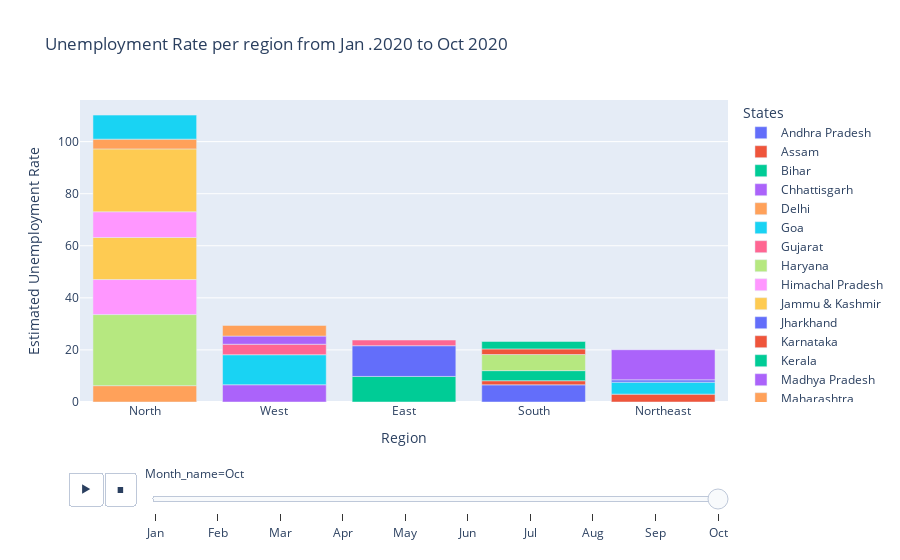

Notebook code for this chart:
### Markdown cell above
**Bar chart showing the unemployment rate per Region**

### Code cell
# Bar Plot formation 

unempRegion_df = df_cleaned[['Estimated Unemployment Rate','Region' , 'Month_name','States']]

fig = px.bar(unempRegion_df , y = 'Estimated Unemployment Rate' , x = 'Region' , animation_frame = 'Month_name' , color = 'States' , 
             height = 600 , title = 'Unemployment Rate per region from Jan .2020 to Oct 2020 ')

#Updating the x-axis category order to be in descending total
fig.update_layout(xaxis = {'categoryorder' : 'total descending' })

#Adjusting the animation frame duration
fig.layout.updatemenus[0].buttons[0].args[1]["frame"]["duration"] = 1000

# Showcasing the bar plot formed
fig.show()

### Figure 1 — Plotly figure (JSON) as saved in the notebook; plotly's stock layout.template omitted (floating-point values rounded to 4 significant figures)
{"data": [{"alignmentgroup": "True", "hovertemplate": "States=Andhra Pradesh<br>Month_name=Oct<br>Region=%{x}<br>Estimated Unemployment Rate=%{y}<extra></extra>", "legendgroup": "Andhra Pradesh", "marker": {"color": "#636efa", "pattern": {"shape": ""}}, "name": "Andhra Pradesh", "offsetgroup": "Andhra Pradesh", "orientation": "v", "showlegend": true, "textposition": "auto", "type": "bar", "x": ["South"], "xaxis": "x", "y": [6.59], "yaxis": "y"}, {"alignmentgroup": "True", "hovertemplate": "States=Assam<br>Month_name=Oct<br>Region=%{x}<br>Estimated Unemployment Rate=%{y}<extra></extra>", "legendgroup": "Assam", "marker": {"color": "#EF553B", "pattern": {"shape": ""}}, "name": "Assam", "offsetgroup": "Assam", "orientation": "v", "showlegend": true, "textposition": "auto", "type": "bar", "x": ["Northeast"], "xaxis": "x", "y": [3.02], "yaxis": "y"}, {"alignmentgroup": "True", "hovertemplate": "States=Bihar<br>Month_name=Oct<br>Region=%{x}<br>Estimated Unemployment Rate=%{y}<extra></extra>", "legendgroup": "Bihar", "marker": {"color": "#00cc96", "pattern": {"shape": ""}}, "name": "Bihar", "offsetgroup": "Bihar", "orientation": "v", "showlegend": true, "textposition": "auto", "type": "bar", "x": ["East"], "xaxis": "x", "y": [9.82], "yaxis": "y"}, {"alignmentgroup": "True", "hovertemplate": "States=Chhattisgarh<br>Month_name=Oct<br>Region=%{x}<br>Estimated Unemployment Rate=%{y}<extra></extra>", "legendgroup": "Chhattisgarh", "marker": {"color": "#ab63fa", "pattern": {"shape": ""}}, "name": "Chhattisgarh", "offsetgroup": "Chhattisgarh", "orientation": "v", "showlegend": true, "textposition": "auto", "type": "bar", "x": ["West"], "xaxis": "x", "y": [6.62], "yaxis": "y"}, {"alignmentgroup": "True", "hovertemplate": "States=Delhi<br>Month_name=Oct<br>Region=%{x}<br>Estimated Unemployment Rate=%{y}<extra></extra>", "legendgroup": "Delhi", "marker": {"color": "#FFA15A", "pattern": {"shape": ""}}, "name": "Delhi", "offsetgroup": "Delhi", "orientation": "v", "showlegend": true, "textposition": "auto", "type": "bar", "x": ["North"], "xaxis": "x", "y": [6.27], "yaxis": "y"}, {"alignmentgroup": "True", "hovertemplate": "States=Goa<br>Month_name=Oct<br>Region=%{x}<br>Estimated Unemployment Rate=%{y}<extra></extra>", "legendgroup": "Goa", "marker": {"color": "#19d3f3", "pattern": {"shape": ""}}, "name": "Goa", "offsetgroup": "Goa", "orientation": "v", "showlegend": true, "textposition": "auto", "type": "bar", "x": ["West"], "xaxis": "x", "y": [11.54], "yaxis": "y"}, {"alignmentgroup": "True", "hovertemplate": "States=Gujarat<br>Month_name=Oct<br>Region=%{x}<br>Estimated Unemployment Rate=%{y}<extra></extra>", "legendgroup": "Gujarat", "marker": {"color": "#FF6692", "pattern": {"shape": ""}}, "name": "Gujarat", "offsetgroup": "Gujarat", "orientation": "v", "showlegend": true, "textposition": "auto", "type": "bar", "x": ["West"], "xaxis": "x", "y": [4.03], "yaxis": "y"}, {"alignmentgroup": "True", "hovertemplate": "States=Haryana<br>Month_name=Oct<br>Region=%{x}<br>Estimated Unemployment Rate=%{y}<extra></extra>", "legendgroup": "Haryana", "marker": {"color": "#B6E880", "pattern": {"shape": ""}}, "name": "Haryana", "offsetgroup": "Haryana", "orientation": "v", "showlegend": true, "textposition": "auto", "type": "bar", "x": ["North"], "xaxis": "x", "y": [27.31], "yaxis": "y"}, {"alignmentgroup": "True", "hovertemplate": "States=Himachal Pradesh<br>Month_name=Oct<br>Region=%{x}<br>Estimated Unemployment Rate=%{y}<extra></extra>", "legendgroup": "Himachal Pradesh", "marker": {"color": "#FF97FF", "pattern": {"shape": ""}}, "name": "Himachal Pradesh", "offsetgroup": "Himachal Pradesh", "orientation": "v", "showlegend": true, "textposition": "auto", "type": "bar", "x": ["North"], "xaxis": "x", "y": [13.46], "yaxis": "y"}, {"alignmentgroup": "True", "hovertemplate": "States=Jammu & Kashmir<br>Month_name=Oct<br>Region=%{x}<br>Estimated Unemployment Rate=%{y}<extra></extra>", "legendgroup": "Jammu & Kashmir", "marker": {"color": "#FECB52", "pattern": {"shape": ""}}, "name": "Jammu & Kashmir", "offsetgroup": "Jammu & Kashmir", "orientation": "v", "showlegend": true, "textposition": "auto", "type": "bar", "x": ["North"], "xaxis": "x", "y": [16.14], "yaxis": "y"}, {"alignmentgroup": "True", "hovertemplate": "States=Jharkhand<br>Month_name=Oct<br>Region=%{x}<br>Estimated Unemployment Rate=%{y}<extra></extra>", "legendgroup": "Jharkhand", "marker": {"color": "#636efa", "pattern": {"shape": ""}}, "name": "Jharkhand", "offsetgroup": "Jharkhand", "orientation": "v", "showlegend": true, "textposition": "auto", "type": "bar", "x": ["East"], "xaxis": "x", "y": [11.8], "yaxis": "y"}, {"alignmentgroup": "True", "hovertemplate": "States=Karnataka<br>Month_name=Oct<br>Region=%{x}<br>Estimated Unemployment Rate=%{y}<extra></extra>", "legendgroup": "Karnataka", "marker": {"color": "#EF553B", "pattern": {"shape": ""}}, "name": "Karnataka", "offsetgroup": "Karnataka", "orientation": "v", "showlegend": true, "textposition": "auto", "type": "bar", "x": ["South"], "xaxis": "x", "y": [1.58], "yaxis": "y"}, {"alignmentgroup": "True", "hovertemplate": "States=Kerala<br>Month_name=Oct<br>Region=%{x}<br>Estimated Unemployment Rate=%{y}<extra></extra>", "legendgroup": "Kerala", "marker": {"color": "#00cc96", "pattern": {"shape": ""}}, "name": "Kerala", "offsetgroup": "Kerala", "orientation": "v", "showlegend": true, "textposition": "auto", "type": "bar", "x": ["South"], "xaxis": "x", "y": [3.88], "yaxis": "y"}, {"alignmentgroup": "True", "hovertemplate": "States=Madhya Pradesh<br>Month_name=Oct<br>Region=%{x}<br>Estimated Unemployment Rate=%{y}<extra></extra>", "legendgroup": "Madhya Pradesh", "marker": {"color": "#ab63fa", "pattern": {"shape": ""}}, "name": "Madhya Pradesh", "offsetgroup": "Madhya Pradesh", "orientation": "v", "showlegend": true, "textposition": "auto", "type": "bar", "x": ["West"], "xaxis": "x", "y": [3.13], "yaxis": "y"}, {"alignmentgroup": "True", "hovertemplate": "States=Maharashtra<br>Month_name=Oct<br>Region=%{x}<br>Estimated Unemployment Rate=%{y}<extra></extra>", "legendgroup": "Maharashtra", "marker": {"color": "#FFA15A", "pattern": {"shape": ""}}, "name": "Maharashtra", "offsetgroup": "Maharashtra", "orientation": "v", "showlegend": true, "textposition": "auto", "type": "bar", "x": ["West"], "xaxis": "x", "y": [4.1], "yaxis": "y"}, {"alignmentgroup": "True", "hovertemplate": "States=Meghalaya<br>Month_name=Oct<br>Region=%{x}<br>Estimated Unemployment Rate=%{y}<extra></extra>", "legendgroup": "Meghalaya", "marker": {"color": "#19d3f3", "pattern": {"shape": ""}}, "name": "Meghalaya", "offsetgroup": "Meghalaya", "orientation": "v", "showlegend": true, "textposition": "auto", "type": "bar", "x": ["Northeast"], "xaxis": "x", "y": [4.6], "yaxis": "y"}, {"alignmentgroup": "True", "hovertemplate": "States=Odisha<br>Month_name=Oct<br>Region=%{x}<br>Estimated Unemployment Rate=%{y}<extra></extra>", "legendgroup": "Odisha", "marker": {"color": "#FF6692", "pattern": {"shape": ""}}, "name": "Odisha", "offsetgroup": "Odisha", "orientation": "v", "showlegend": true, "textposition": "auto", "type": "bar", "x": ["East"], "xaxis": "x", "y": [2.18], "yaxis": "y"}, {"alignmentgroup": "True", "hovertemplate": "States=Puducherry<br>Month_name=Oct<br>Region=%{x}<br>Estimated Unemployment Rate=%{y}<extra></extra>", "legendgroup": "Puducherry", "marker": {"color": "#B6E880", "pattern": {"shape": ""}}, "name": "Puducherry", "offsetgroup": "Puducherry", "orientation": "v", "showlegend": true, "textposition": "auto", "type": "bar", "x": ["South"], "xaxis": "x", "y": [6.18], "yaxis": "y"}, {"alignmentgroup": "True", "hovertemplate": "States=Punjab<br>Month_name=Oct<br>Region=%{x}<br>Estimated Unemployment Rate=%{y}<extra></extra>", "legendgroup": "Punjab", "marker": {"color": "#FF97FF", "pattern": {"shape": ""}}, "name": "Punjab", "offsetgroup": "Punjab", "orientation": "v", "showlegend": true, "textposition": "auto", "type": "bar", "x": ["North"], "xaxis": "x", "y": [9.88], "yaxis": "y"}, {"alignmentgroup": "True", "hovertemplate": "States=Rajasthan<br>Month_name=Oct<br>Region=%{x}<br>Estimated Unemployment Rate=%{y}<extra></extra>", "legendgroup": "Rajasthan", "marker": {"color": "#FECB52", "pattern": {"shape": ""}}, "name": "Rajasthan", "offsetgroup": "Rajasthan", "orientation": "v", "showlegend": true, "textposition": "auto", "type": "bar", "x": ["North"], "xaxis": "x", "y": [24.15], "yaxis": "y"}, {"alignmentgroup": "True", "hovertemplate": "States=Sikkim<br>Month_name=Oct<br>Region=%{x}<br>Estimated Unemployment Rate=%{y}<extra></extra>", "legendgroup": "Sikkim", "marker": {"color": "#636efa", "pattern": {"shape": ""}}, "name": "Sikkim", "offsetgroup": "Sikkim", "orientation": "v", "showlegend": true, "textposition": "auto", "type": "bar", "x": ["Northeast"], "xaxis": "x", "y": [0.88], "yaxis": "y"}, {"alignmentgroup": "True", "hovertemplate": "States=Tamil Nadu<br>Month_name=Oct<br>Region=%{x}<br>Estimated Unemployment Rate=%{y}<extra></extra>", "legendgroup": "Tamil Nadu", "marker": {"color": "#EF553B", "pattern": {"shape": ""}}, "name": "Tamil Nadu", "offsetgroup": "Tamil Nadu", "orientation": "v", "showlegend": true, "textposition": "auto", "type": "bar", "x": ["South"], "xaxis": "x", "y": [2.16], "yaxis": "y"}, {"alignmentgroup": "True", "hovertemplate": "States=Telangana<br>Month_name=Oct<br>Region=%{x}<br>Estimated Unemployment Rate=%{y}<extra></extra>", "legendgroup": "Telangana", "marker": {"color": "#00cc96", "pattern": {"shape": ""}}, "name": "Telangana", "offsetgroup": "Telangana", "orientation": "v", "showlegend": true, "textposition": "auto", "type": "bar", "x": ["South"], "xaxis": "x", "y": [2.86], "yaxis": "y"}, {"alignmentgroup": "True", "hovertemplate": "States=Tripura<br>Month_name=Oct<br>Region=%{x}<br>Estimated Unemployment Rate=%{y}<extra></extra>", "legendgroup": "Tripura", "marker": {"color": "#ab63fa", "pattern": {"shape": ""}}, "name": "Tripura", "offsetgroup": "Tripura", "orientation": "v", "showlegend": true, "textposition": "auto", "type": "bar", "x": ["Northeast"], "xaxis": "x", "y": [11.57], "yaxis": "y"}, {"alignmentgroup": "True", "hovertemplate": "States=Uttar Pradesh<br>Month_name=Oct<br>Region=%{x}<br>Estimated Unemployment Rate=%{y}<extra></extra>", "legendgroup": "Uttar Pradesh", "marker": {"color": "#FFA15A", "pattern": {"shape": ""}}, "name": "Uttar Pradesh", "offsetgroup": "Uttar Pradesh", "orientation": "v", "showlegend": true, "textposition": "auto", "type": "bar", "x": ["North"], "xaxis": "x", "y": [3.75], "yaxis": "y"}, {"alignmentgroup": "True", "hovertemplate": "States=Uttarakhand<br>Month_name=Oct<br>Region=%{x}<br>Estimated Unemployment Rate=%{y}<extra></extra>", "legendgroup": "Uttarakhand", "marker": {"color": "#19d3f3", "pattern": {"shape": ""}}, "name": "Uttarakhand", "offsetgroup": "Uttarakhand", "orientation": "v", "showlegend": true, "textposition": "auto", "type": "bar", "x": ["North"], "xaxis": "x", "y": [9.23], "yaxis": "y"}], "layout": {"autosize": true, "barmode": "relative", "legend": {"title": {"text": "States"}, "tracegroupgap": 0}, "sliders": [{"active": 9, "currentvalue": {"prefix": "Month_name="}, "len": 0.9, "pad": {"b": 10, "t": 60}, "steps": [{"args": [["Jan"], {"frame": {"duration": 0, "redraw": true}, "fromcurrent": true, "mode": "immediate", "transition": {"duration": 0, "easing": "linear"}}], "label": "Jan", "method": "animate"}, {"args": [["Feb"], {"frame": {"duration": 0, "redraw": true}, "fromcurrent": true, "mode": "immediate", "transition": {"duration": 0, "easing": "linear"}}], "label": "Feb", "method": "animate"}, {"args": [["Mar"], {"frame": {"duration": 0, "redraw": true}, "fromcurrent": true, "mode": "immediate", "transition": {"duration": 0, "easing": "linear"}}], "label": "Mar", "method": "animate"}, {"args": [["Apr"], {"frame": {"duration": 0, "redraw": true}, "fromcurrent": true, "mode": "immediate", "transition": {"duration": 0, "easing": "linear"}}], "label": "Apr", "method": "animate"}, {"args": [["May"], {"frame": {"duration": 0, "redraw": true}, "fromcurrent": true, "mode": "immediate", "transition": {"duration": 0, "easing": "linear"}}], "label": "May", "method": "animate"}, {"args": [["Jun"], {"frame": {"duration": 0, "redraw": true}, "fromcurrent": true, "mode": "immediate", "transition": {"duration": 0, "easing": "linear"}}], "label": "Jun", "method": "animate"}, {"args": [["Jul"], {"frame": {"duration": 0, "redraw": true}, "fromcurrent": true, "mode": "immediate", "transition": {"duration": 0, "easing": "linear"}}], "label": "Jul", "method": "animate"}, {"args": [["Aug"], {"frame": {"duration": 0, "redraw": true}, "fromcurrent": true, "mode": "immediate", "transition": {"duration": 0, "easing": "linear"}}], "label": "Aug", "method": "animate"}, {"args": [["Sep"], {"frame": {"duration": 0, "redraw": true}, "fromcurrent": true, "mode": "immediate", "transition": {"duration": 0, "easing": "linear"}}], "label": "Sep", "method": "animate"}, {"args": [["Oct"], {"frame": {"duration": 0, "redraw": true}, "fromcurrent": true, "mode": "immediate", "transition": {"duration": 0, "easing": "linear"}}], "label": "Oct", "method": "animate"}], "x": 0.1, "xanchor": "left", "y": 0, "yanchor": "top"}], "title": {"text": "Unemployment Rate per region from Jan .2020 to Oct 2020 "}, "updatemenus": [{"active": 0, "buttons": [{"args": [null, {"frame": {"duration": 1000, "redraw": true}, "fromcurrent": true, "mode": "immediate", "transition": {"duration": 500, "easing": "linear"}}], "label": "&#9654;", "method": "animate"}, {"args": [[null], {"frame": {"duration": 0, "redraw": true}, "fromcurrent": true, "mode": "immediate", "transition": {"duration": 0, "easing": "linear"}}], "label": "&#9724;", "method": "animate"}], "direction": "left", "pad": {"r": 10, "t": 70}, "showactive": false, "type": "buttons", "x": 0.1, "xanchor": "right", "y": 0, "yanchor": "top"}], "xaxis": {"anchor": "y", "autorange": true, "categoryorder": "total descending", "domain": [0, 1], "range": [-0.5, 4.5], "title": {"text": "Region"}, "type": "category"}, "yaxis": {"anchor": "x", "autorange": true, "domain": [0, 1], "range": [0, 116.0], "title": {"text": "Estimated Unemployment Rate"}, "type": "linear"}}}
